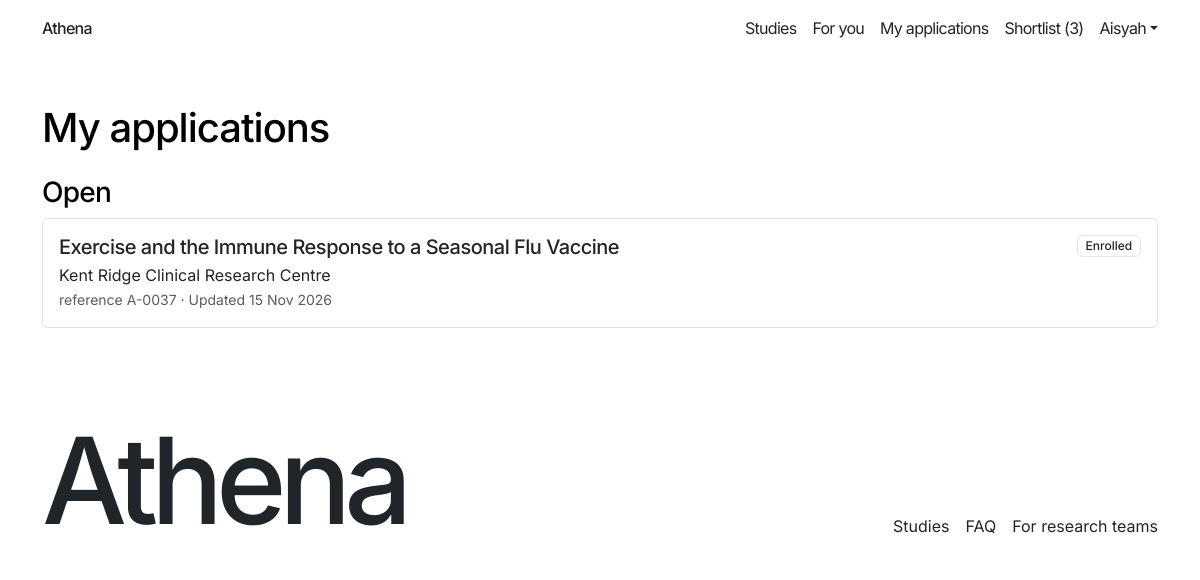
/applications/ (signed in), run on an earlier commit of the app's database.
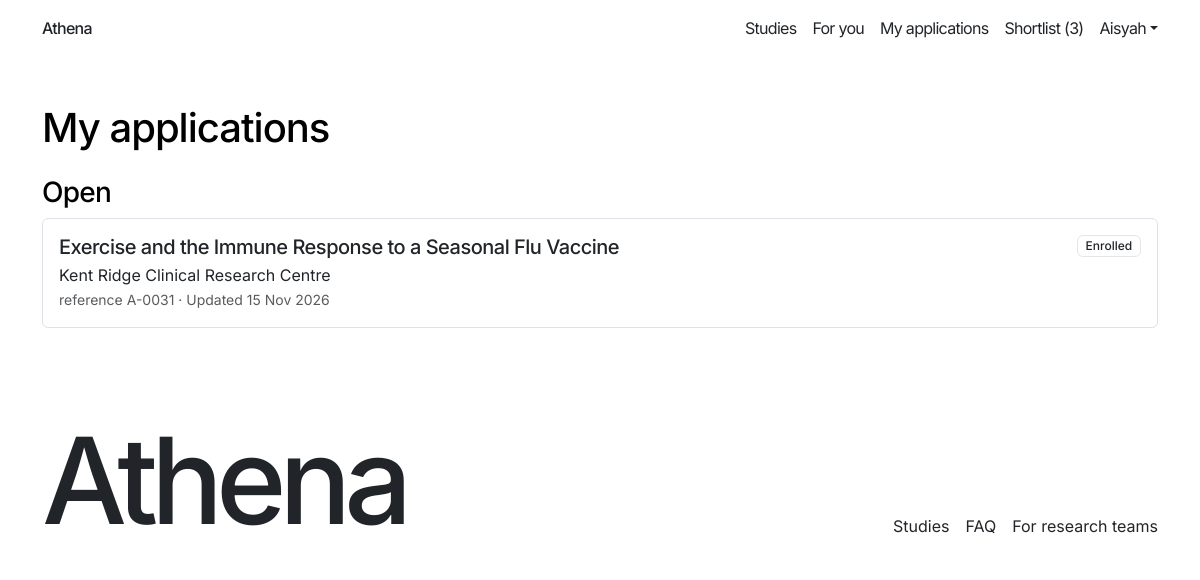
And on a later commit of the database.
### core/models.py (models this page shows, shortened)
class TimeStampedModel(models.Model):
    created_at = models.DateTimeField(auto_now_add=True)
    updated_at = models.DateTimeField(auto_now=True)
    class Meta:
        abstract = True

class Application(TimeStampedModel):
    class Status(models.TextChoices):
        SUBMITTED = 'submitted', 'Submitted'
        AUTO_DECLINED = 'auto_declined', 'Auto-declined'
        UNDER_REVIEW = 'under_review', 'Under review'
        WAITLISTED = 'waitlisted', 'Waitlisted'
        SHORTLISTED = 'shortlisted', 'Shortlisted'
        SCREENING_SCHEDULED = 'screening_scheduled', 'Screening scheduled'
        SCREENING_PASSED = 'screening_passed', 'Screening passed'
        SCREENING_FAILED = 'screening_failed', 'Screening failed'
        ENROLLED = 'enrolled', 'Enrolled'
        COMPLETED = 'completed', 'Completed'
        NOT_SELECTED = 'not_selected', 'Not selected'
        WITHDRAWN = 'withdrawn', 'Withdrawn'
    class Band(models.TextChoices):
        HIGH = 'high', 'High'
        MEDIUM = 'medium', 'Medium'
        LOW = 'low', 'Low'
        UNSCORED = 'unscored', 'Unscored'
    class Availability(models.TextChoices):
        WEEKDAY_DAYTIME = 'weekday_daytime', 'Weekday daytime'
        WEEKDAY_EVENINGS = 'weekday_evenings', 'Weekday evenings'
        WEEKENDS = 'weekends', 'Weekends'
        FLEXIBLE = 'flexible', 'Flexible'
    class ScreeningOutcome(models.TextChoices):
        PASSED = 'passed', 'Passed'
        FAILED = 'failed', 'Failed'
    participant = models.ForeignKey(
        ParticipantProfile, on_delete=models.RESTRICT, related_name='applications'
    )
    study = models.ForeignKey(Study, on_delete=models.RESTRICT, related_name='applications')
    status = models.CharField(max_length=25, choices=Status.choices, default=Status.SUBMITTED)
    preferred_site = models.ForeignKey(
        Site, on_delete=models.RESTRICT, related_name='applications'
    )
    availability = models.CharField(max_length=20, choices=Availability.choices)
    consent_given_at = models.DateTimeField()
    submitted_at = models.DateTimeField()
    ml2_probability = models.FloatField(null=True, blank=True)
    ml2_band = models.CharField(max_length=10, choices=Band.choices, default=Band.UNSCORED)
    ml2_model_version = models.CharField(max_length=50, blank=True)
    auto_shortlisted = models.BooleanField(default=False)
    original_band = models.CharField(max_length=10, choices=Band.choices, blank=True)
    band_overridden = models.BooleanField(default=False)
    override_reason = models.TextField(blank=True)
    overridden_by = models.ForeignKey(
        User, on_delete=models.SET_NULL, null=True, blank=True,
        related_name='overridden_applications',
    )
    overridden_at = models.DateTimeField(null=True, blank=True)
    screening_outcome = models.CharField(
        max_length=10, choices=ScreeningOutcome.choices, blank=True
    )
    outcome_recorded_at = models.DateTimeField(null=True, blank=True)
    not_selected_reason = models.TextField(blank=True)
    withdrawal_reason = models.TextField(blank=True)
    class Meta:
        constraints = [
            models.UniqueConstraint(
                fields=['participant', 'study'], name='unique_application_pair'
            ),
        ]
    @property
    def reference(self):
        return f'A-{self.pk:04d}'

class Study(TimeStampedModel):
    class StudyType(models.TextChoices):
        INTERVENTIONAL = 'interventional', 'Interventional'
        OBSERVATIONAL = 'observational', 'Observational'
        BEHAVIOURAL = 'behavioural', 'Behavioural'
    class Phase(models.TextChoices):
        NOT_APPLICABLE = 'not_applicable', 'Not applicable'
        PHASE_1 = 'phase_1', 'Phase I'
        PHASE_2 = 'phase_2', 'Phase II'
        PHASE_3 = 'phase_3', 'Phase III'
        PHASE_4 = 'phase_4', 'Phase IV'
    class SexEligibility(models.TextChoices):
        ALL = 'all', 'Anyone'
        FEMALE = 'female', 'Women only'
        MALE = 'male', 'Men only'
    class SmokerRule(models.TextChoices):
        ANY = 'any', 'Smokers and non-smokers'
        NON_SMOKERS = 'non_smokers', 'Non-smokers only'
        SMOKERS = 'smokers', 'Smokers only'
    class VisitTimes(models.TextChoices):
        WEEKDAY_DAYTIME = 'weekday_daytime', 'Weekday daytime'
        WEEKDAY_EVENINGS = 'weekday_evenings', 'Weekday evenings'
        WEEKENDS = 'weekends', 'Weekends'
        FLEXIBLE = 'flexible', 'Flexible'
    class Status(models.TextChoices):
        DRAFT = 'draft', 'Draft'
        PENDING_REVIEW = 'pending_review', 'Pending review'
        CHANGES_REQUESTED = 'changes_requested', 'Changes requested'
        PUBLISHED = 'published', 'Published'
        PAUSED = 'paused', 'Paused'
        FULL = 'full', 'Full'
        CLOSED = 'closed', 'Closed'
    organisation = models.ForeignKey(
        Organisation, on_delete=models.RESTRICT, related_name='studies'
    )
    category = models.ForeignKey(
        StudyCategory, on_delete=models.RESTRICT, related_name='studies'
    )
    title = models.CharField(max_length=200)
    slug = models.SlugField(max_length=220, unique=True, blank=True)
    description = models.TextField()
    visit_plan = models.TextField(blank=True)
    study_type = models.CharField(max_length=20, choices=StudyType.choices)
    phase = models.CharField(
        max_length=20, choices=Phase.choices, default=Phase.NOT_APPLICABLE
    )
    accepts_healthy_volunteers = models.BooleanField()
    sex_eligibility = models.CharField(
        max_length=10, choices=SexEligibility.choices, default=SexEligibility.ALL
    )
    min_age = models.PositiveIntegerField(
        validators=[MinValueValidator(21), MaxValueValidator(100)]
    )
    max_age = models.PositiveIntegerField(
        validators=[MinValueValidator(21), MaxValueValidator(100)]
    )
    min_bmi = models.DecimalField(
        max_digits=4, decimal_places=1, null=True, blank=True
    )
    max_bmi = models.DecimalField(
        max_digits=4, decimal_places=1, null=True, blank=True
    )
    smoker_rule = models.CharField(
        max_length=15, choices=SmokerRule.choices, default=SmokerRule.ANY
    )
    required_conditions = models.ManyToManyField(
        Condition, blank=True, related_name='required_by_studies'
    )
    excluded_conditions = models.ManyToManyField(
        Condition, blank=True, related_name='excluded_by_studies'
    )
    regions = models.ManyToManyField(Region, blank=True, related_name='studies')
    sites = models.ManyToManyField(Site, blank=True, related_name='studies')
    target_enrolment = models.PositiveIntegerField()
    total_visits = models.PositiveIntegerField()
    duration_weeks = models.PositiveIntegerField(
        validators=[MinValueValidator(1)]
    )
    visit_times = models.CharField(max_length=20, choices=VisitTimes.choices)
    compensation_amount = models.DecimalField(max_digits=8, decimal_places=2)
    show_compensation = models.BooleanField()
    start_date = models.DateField()
    recruitment_deadline = models.DateField()
    irb_name = models.CharField(max_length=60, blank=True)
    irb_reference = models.CharField(max_length=60, blank=True)
    irb_expiry = models.DateField(null=True, blank=True)
    irb_approved_text = models.BooleanField(default=False)
    status = models.CharField(
        max_length=20, choices=Status.choices, default=Status.DRAFT
    )
    auto_shortlist_high = models.BooleanField(default=False)
    moderation_comments = models.TextField(blank=True)
    paused_reason = models.TextField(blank=True)
    submitted_at = models.DateTimeField(null=True, blank=True)
    published_at = models.DateTimeField(null=True, blank=True)
    created_by = models.ForeignKey(
        User,
        on_delete=models.SET_NULL,
        null=True,
        blank=True,
        related_name='created_studies',
    )
    last_edited_by = models.ForeignKey(
        User,
        on_delete=models.SET_NULL,
        null=True,
        blank=True,
        related_name='edited_studies',
    )
    reviewed_by = models.ForeignKey(
        User,
        on_delete=models.SET_NULL,
        null=True,
        blank=True,
        related_name='reviewed_studies',
    )
    class Meta:
        constraints = [
            models.CheckConstraint(
                condition=Q(min_age__lte=models.F('max_age')),
                name='study_age_order',
            ),
            models.CheckConstraint(
                condition=Q(min_bmi__isnull=True)
                | Q(max_bmi__isnull=True)
                | Q(min_bmi__lte=models.F('max_bmi')),
                name='study_bmi_order',
            ),
            models.CheckConstraint(
                condition=Q(target_enrolment__gte=1),
                name='study_target_min_1',
            ),
            models.CheckConstraint(
                condition=Q(total_visits__gte=1),
                name='study_visits_min_1',
            ),
            models.CheckConstraint(
                condition=Q(compensation_amount__gte=0),
                name='study_compensation_not_negative',
            ),
        ]

class Organisation(TimeStampedModel):
    class OrganisationType(models.TextChoices):
        HOSPITAL = 'hospital', 'Hospital'
        UNIVERSITY = 'university', 'University'
        RESEARCH_INSTITUTE = 'research_institute', 'Research institute'
        SPONSOR = 'sponsor', 'Sponsor'
        CRO = 'cro', 'Clinical research organisation'
    name = models.CharField(max_length=150, unique=True)
    org_type = models.CharField(max_length=30, choices=OrganisationType.choices)
    contact_person = models.CharField(max_length=120)
    contact_email = models.EmailField(validators=[EmailValidator()])
    is_active = models.BooleanField(default=True)

### storefront/views.py (the view)
# urls.py: path('applications/', views.applications, name='applications'),
@participant_required
def applications(request):
    open_applications, finished_applications = my_applications(
        request.user.participant_profile
    )
    return render(
        request,
        'storefront/applications.html',
        {
            'open_applications': open_applications,
            'finished_applications': finished_applications,
        },
    )

### adminpanel/context_processors.py (called while the page is built)
def panel_notifications(request):
    return {
        'panel_unread_count': (
            unread_count(request.user) if request.user.is_authenticated else 0
        ),
        'user_role': user_role(request.user) if request.user.is_authenticated else None,
    }

### core/services.py (called while the page is built)
def shortlist_count(profile):
    return Shortlist.objects.filter(
        participant=profile,
        study__status__in=[Study.Status.PUBLISHED, Study.Status.FULL],
    ).count()

def unread_count(user):
    return Notification.objects.filter(user=user, is_read=False).count()

def user_role(user):
    permissions = user.get_all_permissions()
    if 'core.admin_access' in permissions:
        return 'admin'
    if 'core.staff_access' in permissions:
        return 'staff'
    if 'core.panel_access' in permissions:
        return 'coordinator'
    if 'core.participant_access' in permissions:
        return 'participant'
    return None

def my_applications(profile):
    applications = (
        Application.objects.filter(participant=profile)
        .select_related('study', 'study__organisation', 'study__category')
        .order_by('-updated_at', '-id')
    )
    open_applications = []
    finished_applications = []
    for application in applications:
        application.participant_status_label = PARTICIPANT_STATUS_LABELS[
            application.status
        ]
        if application.status in OPEN_STATUSES:
            open_applications.append(application)
        else:
            finished_applications.append(application)
    return open_applications, finished_applications

### storefront/context_processors.py (called while the page is built)
def participant_shortlist(request):
    profile = (
        request.user.participant_profile
        if request.user.is_authenticated
        and hasattr(request.user, 'participant_profile')
        else None
    )
    return {
        'shortlist_count': (
            shortlist_count(profile)
            if request.user.is_authenticated and profile is not None
            else 0
        ),
    }

### templates/storefront/applications.html (shortened to what this page needs)
{% extends 'storefront/base_storefront.html' %}
{% block content %}
<div class="container py-5">
  <h1>My applications</h1>
  {% if open_applications %}
    <section class="mt-4">
      <h2 class="h3">Open</h2>
      <div class="list-group">
        {% for application in open_applications %}
          <a class="list-group-item list-group-item-action p-3" href="{% url 'storefront:application_detail' application.pk %}">
            <div class="d-flex justify-content-between align-items-start gap-3">
              <div>
                <h3 class="h5 mb-1">{{ application.study.title }}</h3>
                <div>{{ application.study.organisation.name }}</div>
                <small class="text-muted">reference {{ application.reference }} · Updated {{ application.updated_at|date:"j M Y" }}</small>
              </div>
              <span class="badge text-bg-light">{{ application.participant_status_label }}</span>
            </div>
          </a>
        {% endfor %}
      </div>
    </section>
  {% endif %}
</div>
{% endblock %}

### templates/storefront/base_storefront.html (shortened to what this page needs)
{% extends 'base.html' %}
{% block body %}
  <header class="container py-3">
    <div class="d-flex justify-content-between align-items-center">
      <a href="{% url 'storefront:home' %}" class="wordmark text-decoration-none text-dark">Athena</a>
      <nav class="storefront-header d-flex gap-3">
        <a href="{% url 'storefront:studies' %}" class="text-decoration-none text-dark">Studies</a>
        {% if user.is_authenticated and user.participant_profile %}
          <a href="{% url 'storefront:for_you' %}" class="text-decoration-none text-dark">For you</a>
          <a href="{% url 'storefront:applications' %}" class="text-decoration-none text-dark">My applications</a>
          <a href="{% url 'storefront:shortlist' %}" class="text-decoration-none text-dark">Shortlist ({{ shortlist_count }})</a>
          <div class="dropdown">
            <a class="dropdown-toggle text-decoration-none text-dark" href="#" data-bs-toggle="dropdown">{{ user.first_name }}</a>
          </div>
        {% else %}
          <a href="/accounts/login/" class="text-decoration-none text-dark">Sign in</a>
          <a href="/accounts/register/" class="text-decoration-none text-dark">Join Athena</a>
        {% endif %}
      </nav>
    </div>
  </header>
  <main>
    {% block content %}{% endblock %}
  </main>
  <footer class="container py-5">
    <div class="d-flex justify-content-between align-items-end flex-wrap gap-3">
      <a href="{% url 'storefront:home' %}" class="wordmark footer-wordmark text-decoration-none text-dark">Athena</a>
      <nav class="d-flex flex-wrap gap-3" aria-label="Footer">
        <a href="{% url 'storefront:studies' %}" class="text-decoration-none text-dark">Studies</a>
        <a href="{% url 'storefront:support' %}" class="text-decoration-none text-dark">FAQ</a>
        <a href="/accounts/register/?as=researcher" class="text-decoration-none text-dark">For research teams</a>
      </nav>
    </div>
  </footer>
{% endblock %}

### templates/base.html (shortened to what this page needs)
{% load static %}
<!DOCTYPE html>
<html lang="en-GB">
  <head>
    <link href="https://cdn.jsdelivr.net/npm/bootstrap@5.3.3/dist/css/bootstrap.min.css" rel="stylesheet">
    <link rel="stylesheet" href="{% static 'css/athena.css' %}">
  </head>
  <body>
    {% block body %}{% endblock %}
  </body>
</html>

### static/css/athena.css (style rules this page uses)
:root { --athena-blue: #1A12E0; --athena-panel: var(--athena-blue); --athena-border: #E6E6E6; --athena-radius: 8px; --bs-primary: #1A12E0; --bs-primary-rgb: 26, 18, 224; }
body { font-family: 'Inter', sans-serif; color: #000; background: #fff; }
.badge { border: 1px solid var(--athena-border); border-radius: 6px !important; background-color: #fff !important; color: #212529 !important; font-weight: 500; }
a { color: var(--athena-blue); }
h1, h2, h3, h4, h5, h6 { letter-spacing: -0.025em; }
.wordmark { font-weight: 500; letter-spacing: -0.045em; }
.athena-topbar .topbar-action, .storefront-header a { letter-spacing: -0.045em; }
.footer-wordmark { font-size: 7.5rem; line-height: 0.95; letter-spacing: -0.06em; }

What changed in the data, as far as the page shows it:
no longer on this page (row edited): Application: study "Exercise and the Immune Response to a Seasonal Flu Vaccine", study.organisation.name "Kent Ridge Clinical Research Centre", reference "A-0037", updated_at "15 Nov 2026", participant_status_label "Enrolled"
now on this page (row edited): Application: study "Exercise and the Immune Response to a Seasonal Flu Vaccine", study.organisation.name "Kent Ridge Clinical Research Centre", reference "A-0031", updated_at "15 Nov 2026", participant_status_label "Enrolled"
